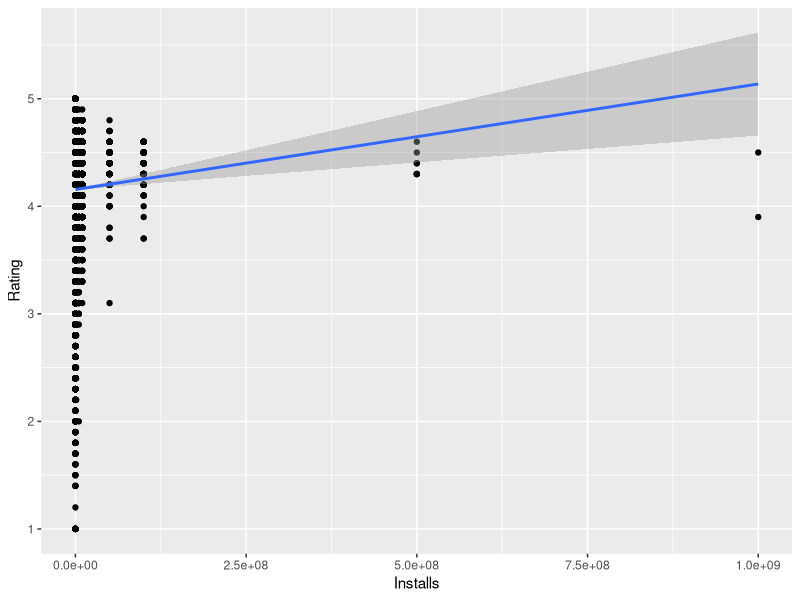
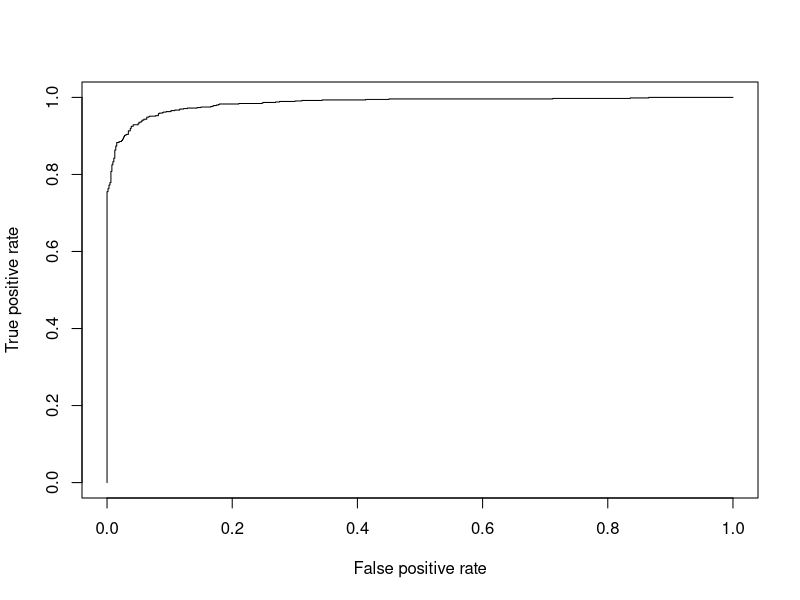

The R script that drew these images, in order:
## ---- chunk 1
knitr::opts_chunk$set(echo = TRUE)
setwd("~/Documents/R/android apps")
## ---- chunk 2
library("foreign")
raw_data <- read.csv("clean_googleplaystore.csv")
str(raw_data)
## ---- chunk 3
library(ggplot2)
data <- na.omit(raw_data)
g <- ggplot(data, aes(x=Installs, y=Rating)) + geom_point() + geom_smooth(method="lm")
plot(g)
## ---- chunk 4
data$Installs <- ifelse( data$Installs < 100000 , 0, 1)
data$installations <- factor(data$Installs)
#data$out <- relevel(data$installations, ref='10000')
data$Type <- factor(ifelse(data$Type == 'Free', 1, 0))
data = data[,-c(1, 2,7,9,10,11,12, 13, 14)]
str(data)
## ---- chunk 5
set.seed(100)
trainingRows <- sample(1:nrow(data), 0.8*nrow(data))
training <- data[trainingRows, ]
test <- data[-trainingRows, ]
## ---- chunk 6
# Now we’ll execute a logistic regression with independent variables.
default.model <- glm(installations~ . ,family="binomial"(link = "logit"),training)
## ---- chunk 7
summary(default.model)
## ---- chunk 8
pred.model <- predict.glm(default.model,test,type='response')
head(pred.model)

modelhit <- mean(pred.model!=test$installations)
modelhit
## ---- chunk 9
library(ROCR)
## ---- chunk 10
#In order to use the package we first have to set the prediction 
newpred <- prediction(pred.model,test$installations)
#Next we want to measure true possitives which is "tpr" and also False Positives "fpr"
newpred.performance <- performance(newpred, measure = "tpr",x.measure = "fpr")
#then we plot these two measures
plot(newpred.performance)
#Looking pretty good, we can also get the AUC again using the performance function
AUC <- performance(newpred, measure = "auc")
AUC
